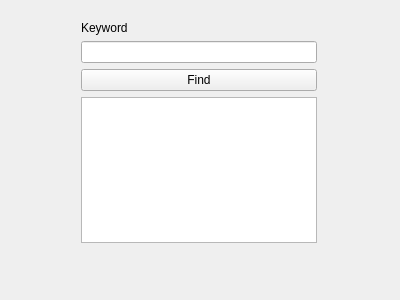
<?xml version="1.0" encoding="UTF-8"?>
<ui version="4.0">
 <class>TextFinder</class>
 <widget class="QWidget" name="TextFinder">
  <property name="geometry">
   <rect>
    <x>0</x>
    <y>0</y>
    <width>400</width>
    <height>300</height>
   </rect>
  </property>
  <property name="windowTitle">
   <string>TextFinder</string>
  </property>
  <widget class="QWidget" name="">
   <property name="geometry">
    <rect>
     <x>70</x>
     <y>10</y>
     <width>258</width>
     <height>244</height>
    </rect>
   </property>
   <layout class="QVBoxLayout" name="verticalLayout">
    <item>
     <widget class="QLabel" name="label">
      <property name="text">
       <string>Keyword</string>
      </property>
     </widget>
    </item>
    <item>
     <widget class="QLineEdit" name="lineEdit"/>
    </item>
    <item>
     <widget class="QPushButton" name="findButton">
      <property name="text">
       <string>Find</string>
      </property>
     </widget>
    </item>
    <item>
     <widget class="QTextEdit" name="textEdit"/>
    </item>
   </layout>
  </widget>
 </widget>
 <layoutdefault spacing="6" margin="11"/>
 <resources/>
 <connections/>
</ui>
